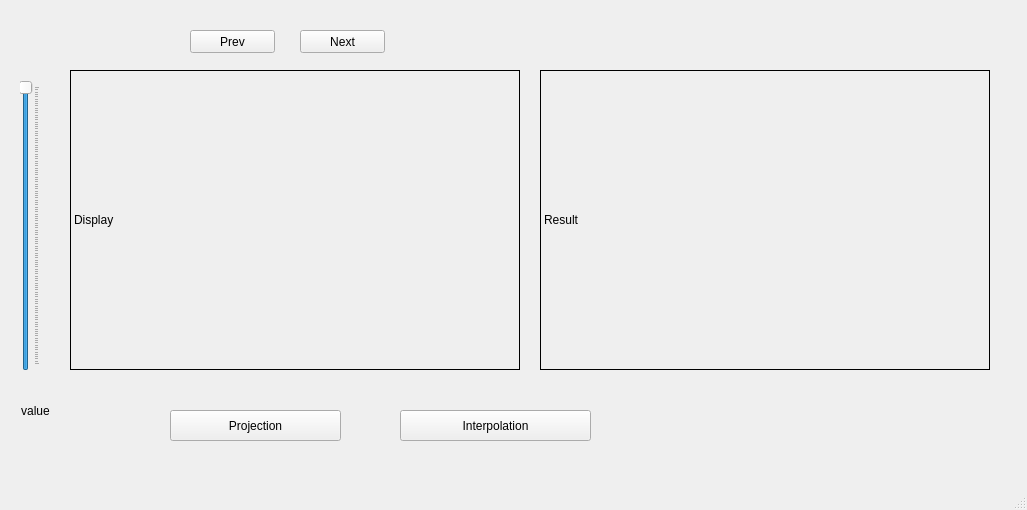
<?xml version="1.0" encoding="UTF-8"?>
<ui version="4.0">
 <class>MainWindow</class>
 <widget class="QMainWindow" name="MainWindow">
  <property name="geometry">
   <rect>
    <x>0</x>
    <y>0</y>
    <width>1027</width>
    <height>510</height>
   </rect>
  </property>
  <property name="windowTitle">
   <string>MainWindow</string>
  </property>
  <widget class="QWidget" name="centralwidget">
   <widget class="QLabel" name="label_Display">
    <property name="geometry">
     <rect>
      <x>70</x>
      <y>70</y>
      <width>450</width>
      <height>300</height>
     </rect>
    </property>
    <property name="frameShape">
     <enum>QFrame::Box</enum>
    </property>
    <property name="lineWidth">
     <number>1</number>
    </property>
    <property name="text">
     <string>Display</string>
    </property>
    <property name="scaledContents">
     <bool>false</bool>
    </property>
   </widget>
   <widget class="QLabel" name="label_ResultDisplay">
    <property name="geometry">
     <rect>
      <x>540</x>
      <y>70</y>
      <width>450</width>
      <height>300</height>
     </rect>
    </property>
    <property name="frameShape">
     <enum>QFrame::Box</enum>
    </property>
    <property name="text">
     <string>Result</string>
    </property>
   </widget>
   <widget class="QSlider" name="focal_length">
    <property name="geometry">
     <rect>
      <x>20</x>
      <y>80</y>
      <width>20</width>
      <height>291</height>
     </rect>
    </property>
    <property name="minimum">
     <number>100</number>
    </property>
    <property name="maximum">
     <number>1300</number>
    </property>
    <property name="singleStep">
     <number>10</number>
    </property>
    <property name="value">
     <number>1300</number>
    </property>
    <property name="orientation">
     <enum>Qt::Vertical</enum>
    </property>
    <property name="tickPosition">
     <enum>QSlider::TicksBelow</enum>
    </property>
    <property name="tickInterval">
     <number>10</number>
    </property>
   </widget>
   <widget class="QLabel" name="label_focal_value">
    <property name="geometry">
     <rect>
      <x>10</x>
      <y>400</y>
      <width>51</width>
      <height>21</height>
     </rect>
    </property>
    <property name="text">
     <string>value</string>
    </property>
    <property name="alignment">
     <set>Qt::AlignCenter</set>
    </property>
   </widget>
   <widget class="QPushButton" name="InterpolationButton">
    <property name="geometry">
     <rect>
      <x>400</x>
      <y>410</y>
      <width>191</width>
      <height>31</height>
     </rect>
    </property>
    <property name="text">
     <string>Interpolation</string>
    </property>
   </widget>
   <widget class="QPushButton" name="ProjectionButton">
    <property name="geometry">
     <rect>
      <x>170</x>
      <y>410</y>
      <width>171</width>
      <height>31</height>
     </rect>
    </property>
    <property name="text">
     <string>Projection</string>
    </property>
   </widget>
   <widget class="QPushButton" name="pushButton">
    <property name="geometry">
     <rect>
      <x>300</x>
      <y>30</y>
      <width>85</width>
      <height>23</height>
     </rect>
    </property>
    <property name="text">
     <string>Next</string>
    </property>
   </widget>
   <widget class="QPushButton" name="pushButton_2">
    <property name="geometry">
     <rect>
      <x>190</x>
      <y>30</y>
      <width>85</width>
      <height>23</height>
     </rect>
    </property>
    <property name="text">
     <string>Prev</string>
    </property>
   </widget>
  </widget>
  <widget class="QMenuBar" name="menubar">
   <property name="geometry">
    <rect>
     <x>0</x>
     <y>0</y>
     <width>1027</width>
     <height>21</height>
    </rect>
   </property>
  </widget>
  <widget class="QStatusBar" name="statusbar"/>
 </widget>
 <resources/>
 <connections/>
</ui>
